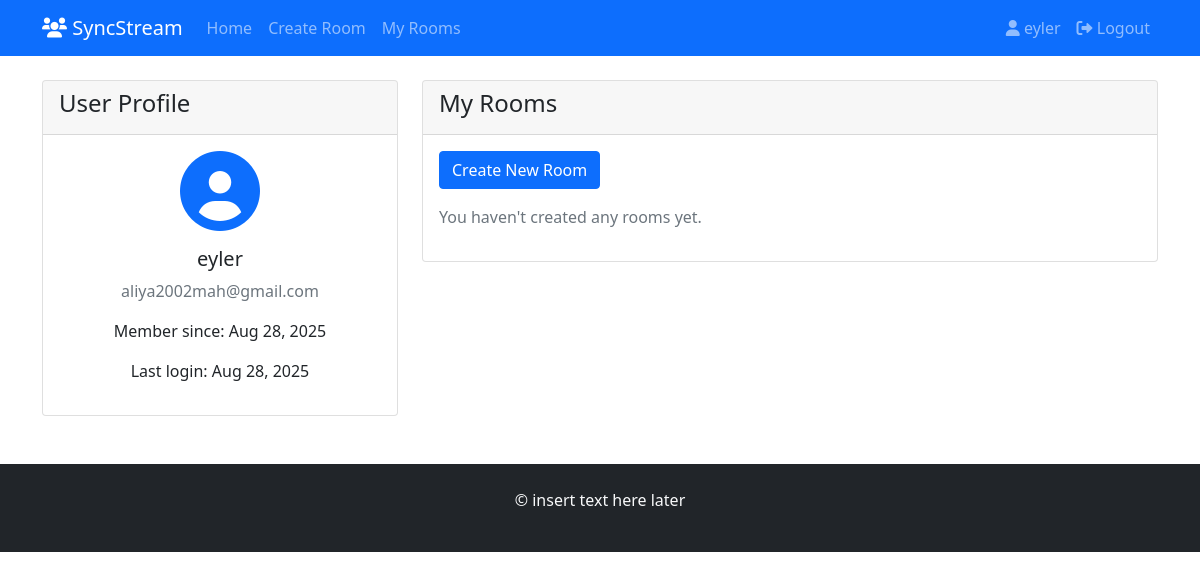
Before: /accounts/profile/ (signed in) with the older database file.
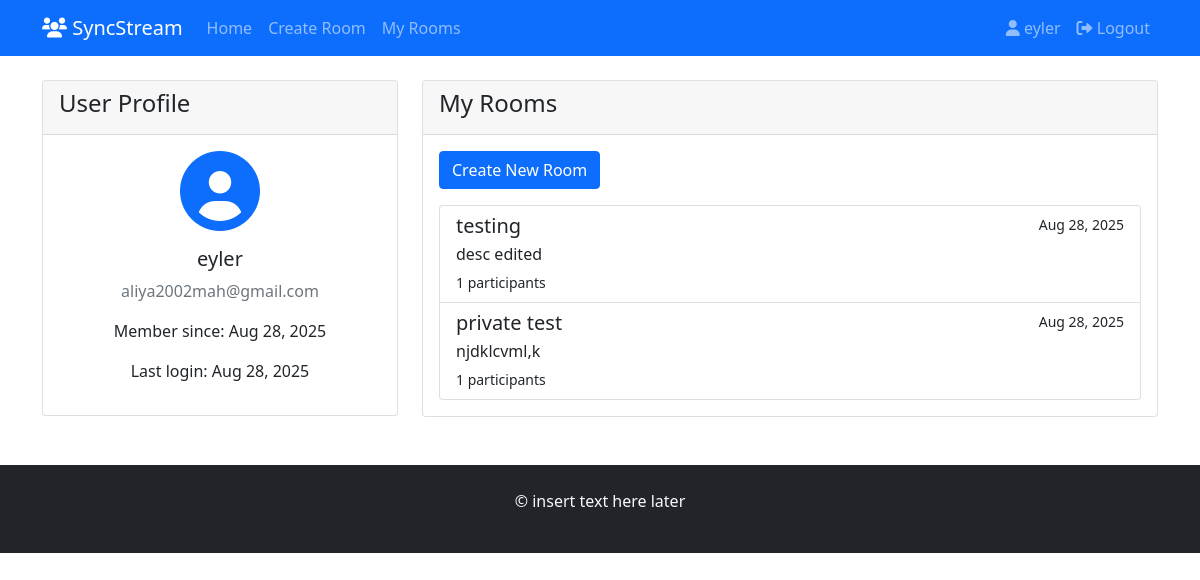
After: the same page with the newer database file.
### rooms/models.py (models this page shows, shortened)
class Room(models.Model):
    id = models.UUIDField(primary_key=True, default=uuid.uuid4, editable=False)
    name = models.CharField(max_length=100)
    description = models.TextField(blank=True)
    creator = models.ForeignKey(settings.AUTH_USER_MODEL, on_delete=models.CASCADE, related_name='created_rooms')
    created_at = models.DateTimeField(auto_now_add=True)
    is_private = models.BooleanField(default=False)
    password = models.CharField(max_length=50, blank=True, null=True)
    max_users = models.PositiveIntegerField(default=10)
    is_active = models.BooleanField(default=True)
    is_locked = models.BooleanField(default=False)
    allow_screen_share = models.BooleanField(default=True)
    allow_chat = models.BooleanField(default=True)
    current_video_url = models.URLField(blank=True, null=True)
    video_state = models.CharField(max_length=20, default='paused')
    video_timestamp = models.FloatField(default=0)
    last_video_update = models.DateTimeField(blank=True, null=True)
    deleted_at = models.DateTimeField(blank=True, null=True)

### users/views.py (the view)
# urls.py: path('profile/', views.profile, name='profile'),
@login_required
def profile(request):
    return render(request, 'registration/profile.html')

### templates/registration/profile.html
{% extends 'base.html' %}
{% block content %}
<div class="row">
    <div class="col-md-4">
        <div class="card">
            <div class="card-header">
                <h4>User Profile</h4>
            </div>
            <div class="card-body text-center">
                <div class="mb-3">
                    <i class="fas fa-user-circle fa-5x text-primary"></i>
                </div>
                <h5>{{ user.username }}</h5>
                <p class="text-muted">{{ user.email }}</p>
                <p>Member since: {{ user.date_joined|date:"M d, Y" }}</p>
                <p>Last login: {{ user.last_login|date:"M d, Y" }}</p>
            </div>
        </div>
    </div>
    <div class="col-md-8">
        <div class="card">
            <div class="card-header">
                <h4>My Rooms</h4>
            </div>
            <div class="card-body">
                <a href="{% url 'rooms:create_room' %}" class="btn btn-primary mb-3">Create New Room</a>
                {% if user.created_rooms.all %}
                <div class="list-group">
                    {% for room in user.created_rooms.all %}
                    <a href="{% url 'rooms:room_detail' room.id %}" class="list-group-item list-group-item-action">
                        <div class="d-flex w-100 justify-content-between">
                            <h5 class="mb-1">{{ room.name }}</h5>
                            <small>{{ room.created_at|date:"M d, Y" }}</small>
                        </div>
                        <p class="mb-1">{{ room.description|truncatewords:10 }}</p>
                        <small>{{ room.participants.count }} participants</small>
                    </a>
                    {% endfor %}
                </div>
                {% else %}
                <p class="text-muted">You haven't created any rooms yet.</p>
                {% endif %}
            </div>
        </div>
    </div>
</div>
{% endblock %}

Changed rows visible on the page:
added Room: name "testing", created_at "Aug 28, 2025", description "desc edited", participants.count "1"
added Room: name "private test", created_at "Aug 28, 2025", description "njdklcvml,k", participants.count "1"
Other visible differences:
text no longer shown: "You haven't created any rooms yet."
